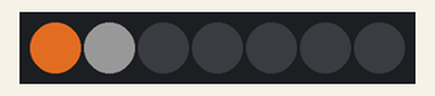
Simulated run of this sketch. Board: Arduino Uno, built with avr-gcc and run on an emulated ATmega328P. On the bench: 7 RGB LEDs in strip order, left to right. Dim RGB values are drawn brighter than linear; random numbers use the default seed unless the sketch sets one.

Above: at 0.15 s.
At 4.97 s:
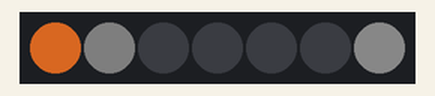
At 10.43 s:
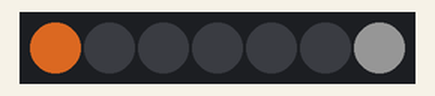
At 16.08 s:
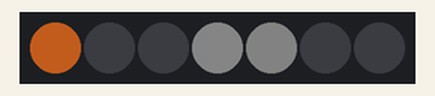
At 21.53 s:
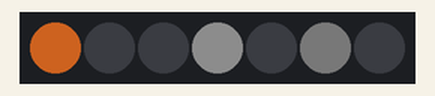
At 39.16 s:
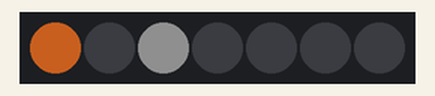
Timing chart, 0 to 40.0 s (numbered marks = the images above):
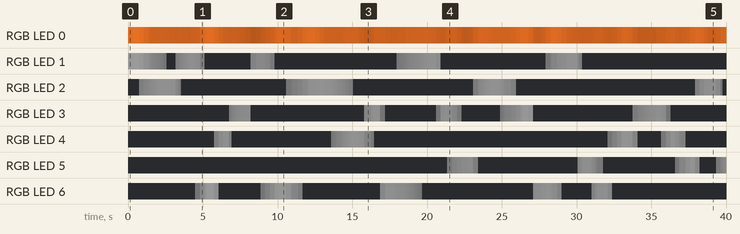

Measured:
- by itself, RGB LED 5: off → RGB(2, 2, 2) at 21.4 s, → RGB(6, 6, 6) 0.34 s later, → RGB(9, 9, 9) 0.31 s later, → RGB(11, 11, 11) 0.31 s later, … (27 changes in this stretch)
- by itself, RGB LED 4: off → RGB(4, 4, 4) at 5.8 s, → RGB(11, 11, 11) 0.31 s later, → RGB(15, 15, 15) 0.31 s later, → RGB(5, 5, 5) 0.41 s later, … (42 changes in this stretch)

The sketch:

AddressableLEDCandle.ino
```cpp
/*
 * NeoPixel Jewel 7 (RGBW) - Candle / 캔들
 * Pixel 0 = wick, 1~6 = flame ring swaying in wind (gust / calm / normal at random)
 * 0번 = 심지, 1~6번 = 바람에 흔들리는 불꽃 (질풍/잔바람/보통 랜덤)
 */

#include <Adafruit_NeoPixel.h>

#define PIN 9
#define NUMPIXELS 7

Adafruit_NeoPixel pixels(NUMPIXELS, PIN, NEO_GRBW + NEO_KHZ800);

int wickBrightness = 200;   // Wick brightness (0–255) / 0번 심지 밝기
int flameBrightness = 30;  // Ring flame brightness / 1~6번 불꽃 밝기
// Wick color (candle glow: warm amber/orange, 0–255) / 0번 심지 색
int wickR = 220;
int wickG = 85;
int wickB = 0;
int wickW = 40;   // A bit of W for softer glow / W 채널 살짝 섞어 부드럽게
int holdMin = 70;   // Hold time min (ms), normal band / 켜져 있는 시간 최소 (ms)
int holdMax = 220;  // Hold time max (ms) / 켜져 있는 시간 최대 (ms)
int gapMin = 50;   // Gap min (ms) before next transition / 텀 최소 (ms)
int gapMax = 180;  // Gap max (ms) / 텀 최대 (ms)
float fadeOutSpeed;
float fadeInSpeed;

int currentFlame = 1;
int targetFlame = 2;
float fadeOutProgress = 0.0;
float fadeInProgress = 0.0;
unsigned long holdUntil = 0;
unsigned long gapUntil = 0;
int nextGapLen = 100;

// Wind-based brightness (dimmer in wind, gap between dim/bright) / 바람에 따른 밝기
float targetBrightnessMul = 1.0;
float currentBrightnessMul = 1.0;
const float brightnessSmooth = 0.04;
const float brightnessMin = 0.22;
// Flicker: brightness wobble over time, independent of wind / 일렁임 (바람과 별개)
const float flickerMin = 0.65;  // Flicker min / 일렁임 최소
const float flickerMax = 1.0;   // Flicker max / 일렁임 최대

// Pick random wind band: gust / normal / calm — natural candle feel
// 바람 세기 랜덤: 질풍 / 보통 / 잔바람
void pickNextTiming() {
  int wind = random(0, 100);
  int holdLen, gapLen;

  if (wind < 22) {
    // Gust: quick change, dimmer (strong wind) / 질풍: 확확, 어두워짐
    holdLen = random(25, 75);
    gapLen = random(25, 85);
    fadeOutSpeed = 0.10 + (float)random(0, 55) / 1000.0;
    fadeInSpeed = 0.06 + (float)random(0, 45) / 1000.0;
    targetBrightnessMul =
        0.32 + (float)random(0, 22) / 100.0;  // 0.32~0.54 dimmer
  } else if (wind < 78) {
    // Normal: wide dim–bright range / 보통: 어두운~밝은 넓게
    holdLen = random(holdMin, holdMax + 1);
    gapLen = random(gapMin, gapMax + 1);
    fadeOutSpeed = 0.032 + (float)random(0, 42) / 1000.0;
    fadeInSpeed = 0.018 + (float)random(0, 35) / 1000.0;
    targetBrightnessMul =
        0.52 + (float)random(0, 48) / 100.0;  // 0.52~1.0
  } else {
    // Calm: stay bright / 잔바람: 밝게 유지
    holdLen = random(140, 380);
    gapLen = random(120, 350);
    fadeOutSpeed = 0.014 + (float)random(0, 22) / 1000.0;
    fadeInSpeed = 0.008 + (float)random(0, 18) / 1000.0;
    targetBrightnessMul = 0.82 + (float)random(0, 20) / 100.0;  // 0.82~1.02
  }
  if (targetBrightnessMul > 1.0)
    targetBrightnessMul = 1.0;
  if (targetBrightnessMul < brightnessMin)
    targetBrightnessMul = brightnessMin;

  holdUntil = millis() + (unsigned long)holdLen;
  nextGapLen = gapLen;
  gapUntil = 0;
}

void setup() {
  pixels.begin();
  pixels.clear();
  pixels.show();
  randomSeed(analogRead(0));
  pickNextTiming();
}

void loop() {
  unsigned long now = millis();

  // When fade done: pick next pixel, start new hold / 페이드 끝 → 다음 픽셀, 유지 시작
  if (fadeOutProgress >= 1.0 && fadeInProgress >= 1.0) {
    currentFlame = targetFlame;
    do {
      targetFlame = random(1, 7);
    } while (targetFlame == currentFlame);
    fadeOutProgress = 0.0;
    fadeInProgress = 0.0;
    gapUntil = 0;
    pickNextTiming();
  }

  // After hold: start gap (keep current pixel on for nextGapLen ms)
  // 유지 끝 → 텀 시작 (전 픽셀 유지, nextGapLen ms)
  if (now >= holdUntil && gapUntil == 0 &&
      (fadeOutProgress < 0.01 && fadeInProgress < 0.01)) {
    gapUntil = now + (unsigned long)nextGapLen;
  }

  // Wind-based brightness smooth step / 바람 밝기 스무스 보간
  currentBrightnessMul +=
      (targetBrightnessMul - currentBrightnessMul) * brightnessSmooth;
  if (currentBrightnessMul < brightnessMin)
    currentBrightnessMul = brightnessMin;
  if (currentBrightnessMul > 1.0)
    currentBrightnessMul = 1.0;

  // Flicker: time-based brightness wobble (candle feel, independent of wind)
  // 일렁임: 시간에 따른 밝기 오르내림
  float t = now / 1000.0;
  float f1 = 0.5 + 0.5 * sin(t * 2.7);
  float f2 = 0.5 + 0.5 * sin(t * 1.15 + 1.3);
  float flickerMul = flickerMin + (flickerMax - flickerMin) * f1 * f2;

  // Run fade only after gap (current pixel out, next pixel in) / 텀 끝난 뒤에만 페이드
  if (gapUntil > 0 && now >= gapUntil) {
    if (fadeOutProgress < 1.0) {
      fadeOutProgress += fadeOutSpeed;
      if (fadeOutProgress > 1.0)
        fadeOutProgress = 1.0;
    }
    if (fadeInProgress < 1.0) {
      fadeInProgress += fadeInSpeed;
      if (fadeInProgress > 1.0)
        fadeInProgress = 1.0;
    }
  }

  // Pixel 0: wick color (RGBW) × brightness × flicker / 0번 심지: 색 × 밝기 × 일렁임
  float wickMul = (wickBrightness / 255.0) * currentBrightnessMul * flickerMul;
  int wr = (int)(wickR * wickMul);
  int wg = (int)(wickG * wickMul);
  int wb = (int)(wickB * wickMul);
  int ww = (int)(wickW * wickMul);
  if (wr > 255) wr = 255; if (wg > 255) wg = 255;
  if (wb > 255) wb = 255; if (ww > 255) ww = 255;
  if (wr < 0) wr = 0; if (wg < 0) wg = 0; if (wb < 0) wb = 0; if (ww < 0) ww = 0;
  pixels.setPixelColor(0, pixels.Color(wr, wg, wb, ww));

  // Pixels 1–6: wind brightness × flicker (one lit, crossfade) / 1~6번: 밝기 × 일렁임
  for (int i = 1; i <= 6; i++) {
    int b = 0;
    if (gapUntil > 0 && now < gapUntil) {
      if (i == currentFlame)
        b = (int)(flameBrightness * currentBrightnessMul * flickerMul);
    } else {
      if (i == currentFlame)
        b = (int)(flameBrightness * (1.0 - fadeOutProgress) *
                  currentBrightnessMul * flickerMul);
      else if (i == targetFlame)
        b = (int)(flameBrightness * fadeInProgress * currentBrightnessMul *
                  flickerMul);
    }
    if (b > 255)
      b = 255;
    if (b < 0)
      b = 0;
    pixels.setPixelColor(i, pixels.Color(0, 0, 0, b));
  }

  pixels.show();
  delay(30);
}
```
